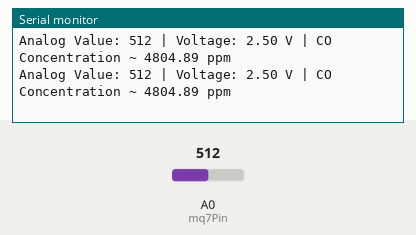
The sketch below on a simulated Arduino Uno, built with avr-gcc and run on an emulated ATmega328P. On the bench: the last lines printed to the serial monitor. The test bench sets the inputs (shaded band); at power-on: A0 (mq7Pin) = 512.

Above: at 1.8 s.
1.9 s: A0 (mq7Pin) set to 716
At 2.3 s:
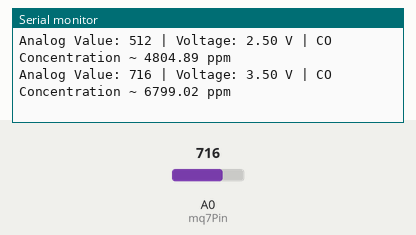
3.4 s: A0 (mq7Pin) set to 900
At 4.8 s:
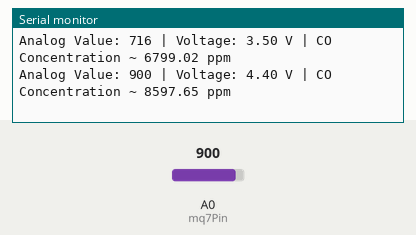
Timing chart, 0 to 6.4 s (numbered marks = the images above; inputs shaded):
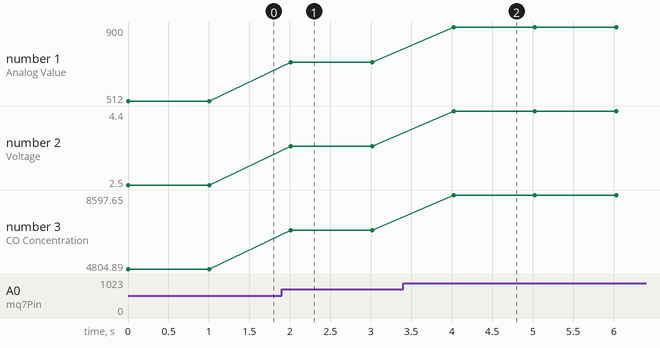

Measured:
- after the input at 1.9 s, the serial monitor: prints a new line after 0.11 s (image 1)
- after the input at 3.4 s, the serial monitor: prints a new line after 0.62 s (image 2)
- plotted number 1: 512 → 716 after the input at 1.9 s, 716 → 900 after the input at 3.4 s
- plotted number 2: 2.5 → 3.5 after the input at 1.9 s, 3.5 → 4.4 after the input at 3.4 s
- plotted number 3: 4804.89 → 6799.02 after the input at 1.9 s, 6799.02 → 8597.65 after the input at 3.4 s

The sketch:

MQ7_code_v1.ino
```cpp
// MQ-7 CO Sensor with Arduino
// Connect: VCC → 5V, GND → GND, AO → A0 (analog input)

int mq7Pin = A0;  // Analog pin where MQ7 is connected
int sensorValue = 0;
float voltage = 0;
float ppm = 0;

void setup() {
  Serial.begin(9600);
}

void loop() {
  // Read analog value (0 - 1023 for Arduino Uno)
  sensorValue = analogRead(mq7Pin);

  // Convert to voltage (for Uno: 5V reference, 10-bit ADC)
  voltage = sensorValue * (5.0 / 1023.0);

  // Approximate CO concentration calculation
  // NOTE: Proper calibration with datasheet curve is required for accuracy
  ppm = (voltage - 0.1) * 2000.0;

  if (ppm < 0) ppm = 0; // avoid negative readings

  Serial.print("Analog Value: ");
  Serial.print(sensorValue);
  Serial.print(" | Voltage: ");
  Serial.print(voltage);
  Serial.print(" V | CO Concentration ~ ");
  Serial.print(ppm);
  Serial.println(" ppm");

  delay(1000); // 1 second delay
}
```
